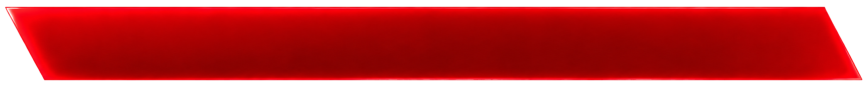
#> input picture assets/overlays/dlose.png, 865 x 85 px, given in place of first.png, which was not available
$ python template_generator_pre_post.py
#> lines starting #> are read from the running program, lines starting #| are printed output that depends on the picture; pictures that were not available may be replaced by others from this repository, and a replacement may not be noted
from PIL import Image, ImageDraw, ImageFont
import os
import difflib
#import matplotlib.pyplot as plt
# --- FUNZIONE HELPER PER CARICARE I FONT IN SICUREZZA ---
def load_font(path, size, default_font=None):
                try:
                                # Pillow supporta dimensioni float nelle versioni recenti
                                return ImageFont.truetype(path, size)
                except OSError:
                                print(f"ATTENZIONE: Font non trovato in '{path}'. Uso un default brutto.")
                                return default_font if default_font else ImageFont.load_default()

# [49 lines left out: functions wrap_text, stampa, not called in this run]


def stampa_riga_match(nomi_societa, base, win, casa, derby, nome_team_casa, nome_team_ospiti, pos, serie,data,punteggio = None):
    base = base
    W, H = base.size # Dimensioni totali immagine
    draw = ImageDraw.Draw(base)
    try:
        overlay_wins = Image.open("assets/overlays/wins.png").convert("RGBA")
        overlay_winr = Image.open("assets/overlays/winr.png").convert("RGBA")
        overlay_loses = Image.open("assets/overlays/loses.png").convert("RGBA")
        overlay_loser = Image.open("assets/overlays/loser.png").convert("RGBA")
        overlay_grays = Image.open("assets/overlays/grays.png").convert("RGBA")
        overlay_grayr = Image.open("assets/overlays/grayr.png").convert("RGBA")
        overlay_derbys	= Image.open("assets/overlays/derbys.png").convert("RGBA")
        overlay_derbyr = Image.open("assets/overlays/derbyr.png").convert("RGBA")
        overlay_serie = Image.open("assets/overlays/serie.png").convert("RGBA")
        overlay_casas = Image.open("assets/overlays/casas.png").convert("RGBA")
        overlay_casar = Image.open("assets/overlays/casar.png").convert("RGBA")
        overlay_avvs = Image.open("assets/overlays/avvs.png").convert("RGBA")
        overlay_avvr = Image.open("assets/overlays/avvr.png").convert("RGBA")

    except FileNotFoundError:
        print("ERRORE FATALE: Mancano match_win.png o match_lose.png in assets/overlays/")
        return
    TEXT_COLOR = "white" # Tutti i testi sono bianchi

    # Usiamo i percorsi e le dimensioni esatte richieste
    # N.B. Se non hai i file .ttf, il programma userà un font di default.
    font_nomi_bold = load_font("assets/fonts/Montserrat-ExtraBold.ttf", 30)
    font_number = load_font("assets/fonts/Montserrat-ExtraBold.ttf", 60)
    font_ris_match_bold = load_font("assets/fonts/Montserrat-ExtraBold.ttf", 30)
    font_data = load_font("assets/fonts/Montserrat-ExtraBold.ttf", 25)

    if punteggio is None:
        if nome_team_casa in nomi_societa and nome_team_ospiti in nomi_societa:
                stampa([overlay_casas, overlay_serie, overlay_casar], base, pos, nome_team_casa, nome_team_ospiti, serie, data, font_data, font_nomi_bold, font_ris_match_bold, font_number, TEXT_COLOR)
        elif nome_team_casa in nomi_societa:
            stampa([overlay_casas, overlay_serie, overlay_avvr], base, pos, nome_team_casa, nome_team_ospiti, serie, data, font_data, font_nomi_bold, font_ris_match_bold, font_number, TEXT_COLOR)
        else:
            stampa([overlay_avvs, overlay_serie, overlay_casar], base, pos, nome_team_casa, nome_team_ospiti, serie, data, font_data, font_nomi_bold, font_ris_match_bold, font_number, TEXT_COLOR)
    else:
        if win:
            if casa:
                if derby:
                    stampa([overlay_derbys, overlay_serie, overlay_grayr], base, pos, nome_team_casa, nome_team_ospiti, serie, data, font_data, font_nomi_bold, font_ris_match_bold, font_number, TEXT_COLOR, punteggio)
                else:
                    stampa([overlay_wins, overlay_serie, overlay_grayr], base, pos, nome_team_casa, nome_team_ospiti, serie, data, font_data, font_nomi_bold, font_ris_match_bold, font_number, TEXT_COLOR, punteggio)
            else:
                if derby:
                    stampa([overlay_grays, overlay_serie, overlay_derbyr], base, pos, nome_team_casa, nome_team_ospiti, serie, data, font_data, font_nomi_bold, font_ris_match_bold, font_number, TEXT_COLOR, punteggio)
                else:
                    stampa([overlay_grays, overlay_serie, overlay_winr], base, pos, nome_team_casa, nome_team_ospiti, serie, data, font_data, font_nomi_bold, font_ris_match_bold, font_number, TEXT_COLOR, punteggio)
        else:
            if casa:
                if derby:
                    stampa([overlay_grays, overlay_serie, overlay_derbyr], base, pos, nome_team_casa, nome_team_ospiti, serie, data, font_data, font_nomi_bold, font_ris_match_bold, font_number, TEXT_COLOR, punteggio)
                else:
                    stampa([overlay_grays, overlay_serie, overlay_loser], base, pos, nome_team_casa, nome_team_ospiti, serie, data, font_data, font_nomi_bold, font_ris_match_bold, font_number, TEXT_COLOR, punteggio)
            else:
                if derby:
                    stampa([overlay_derbys, overlay_serie, overlay_grayr], base, pos, nome_team_casa, nome_team_ospiti, serie, data, font_data, font_nomi_bold, font_ris_match_bold, font_number, TEXT_COLOR, punteggio)
                else:
                    stampa([overlay_loses, overlay_serie, overlay_grayr], base, pos, nome_team_casa, nome_team_ospiti, serie, data, font_data, font_nomi_bold, font_ris_match_bold, font_number, TEXT_COLOR, punteggio)


def crea_locandina_v2(
                giornata,
                nomi_societa,
                nome_team_casa,
                nome_team_ospiti,
                nome_serie,
                data,
                punteggio =	None
):
#> called with giornata = 1
                print("--- Inizio creazione locandina ---")
                #elimino eventuali duplicati tra casa e ospiti

                nome_team_casa_filtrati = []
                nome_team_ospiti_filtrati = []
                nome_serie_filtrati = []
                data_filtrati = []
                punteggio_filtrati = [] if punteggio is not None else None
                coppie_gia_viste = set()

                for i, team_casa in enumerate(nome_team_casa):
                      team_ospite = nome_team_ospiti[i]
                      coppia = frozenset((team_casa, team_ospite))
                      if coppia in coppie_gia_viste:
                            print(f"ATTENZIONE: La coppia '{team_casa} - {team_ospite}' è già presente. Salto il match duplicato.")
                            continue
                      coppie_gia_viste.add(coppia)

                      nome_team_casa_filtrati.append(team_casa)
                      nome_team_ospiti_filtrati.append(team_ospite)
                      nome_serie_filtrati.append(nome_serie[i])
                      data_filtrati.append(data[i])
                      if punteggio is not None:
                            punteggio_filtrati.append(punteggio[i])

                nome_team_casa = nome_team_casa_filtrati
                nome_team_ospiti = nome_team_ospiti_filtrati
                nome_serie = nome_serie_filtrati
                data = data_filtrati
                punteggio = punteggio_filtrati
                # Preserve original names for file naming (avoid embedded newlines)
                nomi_societa = nomi_societa
                nome_team_casa = nome_team_casa
                nome_team_ospiti = nome_team_ospiti
                pos1 = 250 # Posizione verticale iniziale per la prima riga di match
                pos2 = 30
                bg_path1 = "assets/templates/first.png" # Sfondo principale
                bg_path2 = "assets/templates/second.png" # Sfondo secondario (per eventuali altre versioni)

                base1 = Image.open(bg_path1).convert("RGBA")
#> base1 is the input picture: PIL image 865x85 RGBA; mean R, G, B, A 149.5, 2.6, 4.7, 208.3
                base2	= Image.open(bg_path2).convert("RGBA")
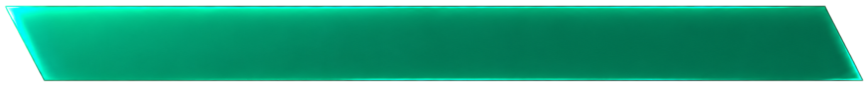
#> input picture assets/overlays/dwin.png, 865 x 85 px, given in place of second.png, which was not available
#> base2 is the input picture: PIL image 865x85 RGBA; mean R, G, B, A 1.7, 125.7, 91.1, 213
                W, H = base1.size # Dimensioni totali immagine
#> W = 865; H = 85
                TEXT_COLOR = "white" # Tutti i testi sono bianchi
                font_giornata = load_font("assets/fonts/Montserrat-ExtraBold.ttf", 50)
                font_titolo	= load_font("assets/fonts/Montserrat-ExtraBold.ttf", 90)
                draw = ImageDraw.Draw(base1)
                draw.text((W/2, 70), f"DAY {giornata}", font=font_giornata, fill=TEXT_COLOR, anchor="mm")
                pos = pos1
                base = base1
                todiff = 0
                step = 165 # Altezza di ogni riga di match
                if punteggio is None or len(punteggio) == 0:
                    draw.text((W/2, 160), f"SCHEDULE", font=font_titolo, fill=TEXT_COLOR, anchor="mm")
                    print(f"--- Creazione locandina per {len(nome_team_casa)} match ---")
                    for i in range(len(nome_team_casa)):
                        if (pos+(i*step)-todiff)+130 > H:
                            pos = pos2
                            base = base2
                            todiff = i*160
                        if (nome_team_casa[i] in nomi_societa) and (nome_team_ospiti[i] in nomi_societa):
                            derby = True
                        else:
                            derby = False
                        if (nome_team_casa[i] in nomi_societa):
                            casa = True
                        else:
                            casa = False
                        win = False
                        stampa_riga_match(nomi_societa, base, win, casa, derby, nome_team_casa[i], nome_team_ospiti[i], (pos + i*step)-todiff, nome_serie[i], data[i])
                else:
                    for i in range(len(punteggio)):
                        if (pos+(i*step)-todiff)+130 > H:
                            pos = pos2
                            base = base2
                            todiff = i*160
                        draw.text((W/2, 160), f"MATCHES RESULT", font=font_titolo, fill=TEXT_COLOR,anchor="mm")
                        if punteggio[i] == "7 - 0" or	punteggio[i] == "6 - 1" or punteggio[i] == "5 - 2" or punteggio[i] == "4 - 3":
                            if nome_team_casa[i] in nomi_societa:
                                casa = True
                                win = True
                            else:
                                casa = False
                                win = False
                        else:
                            if nome_team_casa[i] in nomi_societa:
                                casa = True
                                win = False
                            else:
                                casa = False
                                win = True
                        if (nome_team_casa[i] in nomi_societa) and (nome_team_ospiti[i] in nomi_societa):
                            derby = True
                        else:
                            derby = False
                        stampa_riga_match(nomi_societa, base, win, casa, derby, nome_team_casa[i], nome_team_ospiti[i], (pos + i*step)-todiff, nome_serie[i],data[i], punteggio[i])
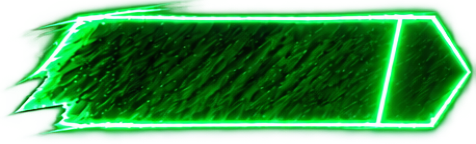
#> input picture assets/overlays/wins.png, 476 x 144 px
#> in stampa_riga_match, overlay_wins is the input picture: PIL image 476x144 RGBA; mean R, G, B, A 23.8, 128.2, 46.7, 187.4
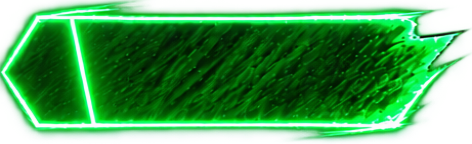
#> input picture assets/overlays/winr.png, 472 x 144 px
#> in stampa_riga_match, overlay_winr is the input picture: PIL image 472x144 RGBA; mean R, G, B, A 23.8, 131.6, 45.8, 190.6
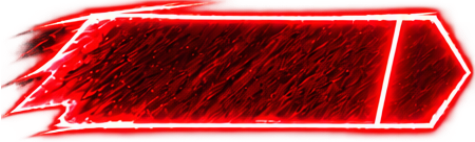
#> input picture assets/overlays/loses.png, 475 x 142 px
#> in stampa_riga_match, overlay_loses is the input picture: PIL image 475x142 RGBA; mean R, G, B, A 165.4, 32, 33.5, 201.6
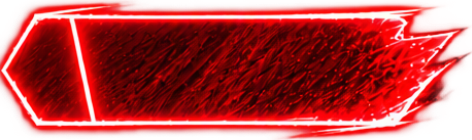
#> input picture assets/overlays/loser.png, 472 x 140 px
#> in stampa_riga_match, overlay_loser is the input picture: PIL image 472x140 RGBA; mean R, G, B, A 168.2, 31.2, 32.5, 200.7
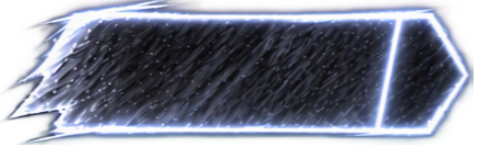
#> input picture assets/overlays/grays.png, 483 x 145 px
#> in stampa_riga_match, overlay_grays is the input picture: PIL image 483x145 RGBA; mean R, G, B, A 91.9, 97.3, 117.4, 197.5
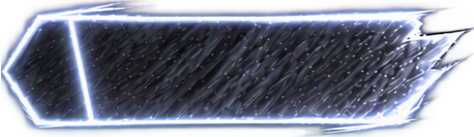
#> input picture assets/overlays/grayr.png, 474 x 137 px
#> in stampa_riga_match, overlay_grayr is the input picture: PIL image 474x137 RGBA; mean R, G, B, A 95.7, 100.1, 121.4, 197.8


                # [9 lines of commented-out code are left out]
                print(f"--- FINITO! Locandina generata ---")
                return base1, base2

# --- BLOCCO DI TEST CON I DATI DELLA TUA IMMAGINE ---
#punteggio=["5-2", "3-4", "4-3", "2-5", "1-6", "3-4"],
if __name__ == "__main__":
                # Dati presi esattamente dalla tua immagine di esempio
                crea_locandina_v2(
                                giornata=1,
                                nomi_societa=["TT ACLI DOMUS NOVA RAVENNA",
                                        "TT ACLI D1 JUNIOR RAVENNA",
                                        "TT ACLI D2 ALCHIMIA RAVENNA",
                                        "TT ACLI D2 DECOWARM RAVENNA",
                                        "TT ACLI D3 DECOWARM RAVENNA",
                                        "TT ACLI D3 ALCHIMIA RAVENNA",
                                        "TT ACLI D3 BETA RAVENNA",
                                        "TT ACLI D1 BETA LUGO",
                                        "TT ACLI D1 ALFA LUGO",
                                        "TT ACLI D2 OVER LUGO",
                                        "TT ACLI D3 JUNIOR LUGO",
                                        "TT ACLI D3 ALFA LUGO"],
                                nome_team_casa=["TT ACLI C2 LUGO","OPPPPPPPPP OPPPOPOPO  OPPO PPOOPO 4", "TT ACLI D2 DECOWARM RAVENNA", "DINAMIS", "TT ACLI D3 LUGO", "TT ACLI D6 LUGO","TT ACLI 1", "TT ACLI 2", "TT ACLI 3", "TT ACLI 4",	"TT ACLI 5", "TT ACLI 6"],
                                nome_team_ospiti=["USD Apuania Carrara Tennistavolo 'B'","TT ACLI D2 LUGO", "TT ACLI D3 LUGO", "TT ACLI D4 LUGO", "IMOLA TT", "TT ACLI D5 LUGO", "OPPON 1", "OPPON 2", "OPPON 3", "OPPPPPPPPP OPPPOPOPO  OPPO PPOOPO 4", "OPPON 5", "OPPON 6"],
                                nome_serie=["C2", "D1", "D2", "D3", "D4", "D5", "D6", "D7", "D8", "D9", "D10", "D11"],
                                data=["Domenica 24 ottobre 15:00", "Lunedì 25 ottobre 15:00", "Martedì 26 ottobre 15:00", "Mercoledì 27 ottobre 15:00", "Giovedì 28 ottobre 15:00", "Venerdì 29 ottobre 15:00", "Sabato 30 ottobre 15:00", "Domenica 31 ottobre 15:00", "Lunedì 1 novembre 15:00", "Martedì 2 novembre 15:00", "Giovedì 3 novembre 15:00", "Venerdì 4 novembre 15:00"],
                                punteggio=["5 - 2", "3 - 4", "4 - 3", "2 - 5", "1 - 6", "3 - 4", "7 - 0", "6 -1 ", "5 - 2", "4 - 3", "3 -4 ", "2 -5 "]

                )
